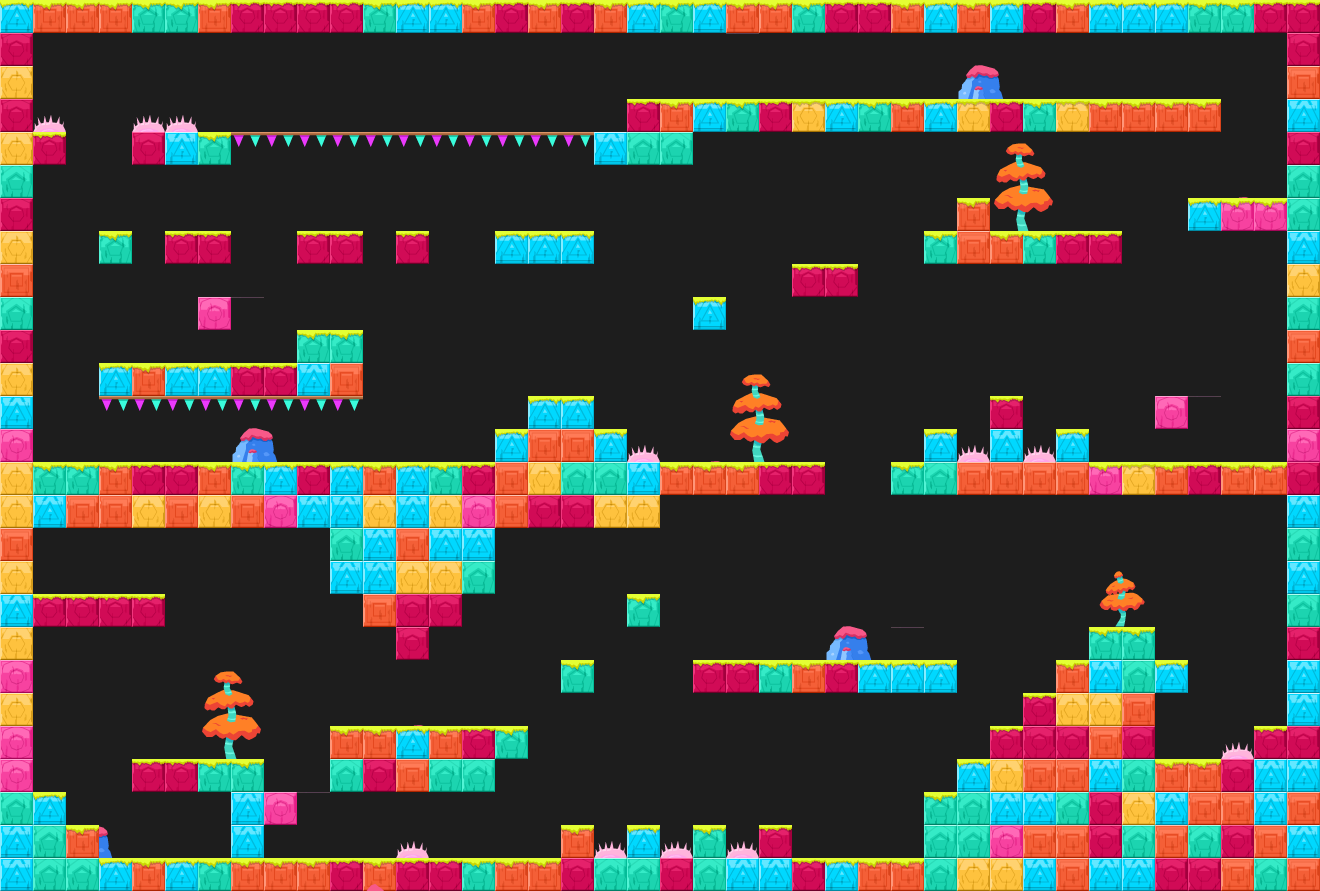

A level layout from a 2D game, rendered from its tile map. Below: a short description, then the map file with tile-grid data replaced by summaries:
An orthogonal 40x27 tile map with 33x33 px tiles, 4 tile layers (bg, deco background, layout, deco foreground) and 107 objects (58x citrus.objects.platformer.box2d.Platform, 12x citrus.objects.CitrusSprite, 10x citrus.objects.platformer.box2d.Sensor, 10x space_digger.enemies.Spike, 8x space_digger.Seam, ...).

<map version="1.0" orientation="orthogonal" width="40" height="27" tilewidth="33" tileheight="33" backgroundcolor="#1d1d1d">
 <tileset firstgid="1" name="tileset_happy" tilewidth="33" tileheight="33">
  <image source="../tilesets/tileset_happy.png" width="297" height="132" />
  <tile id="12">
   <properties>
    <property name="" value="" />
   </properties>
  </tile>
 </tileset>
 <layer name="bg" width="40" height="27">
  <properties>
   <property name="group" value="0" />
  </properties>
  <data>[1080 cells, 0 non-empty, 0 distinct tile ids]</data>
 </layer>
 <layer name="deco background" width="40" height="27">
  <data>[1080 cells, 0 non-empty, 0 distinct tile ids]</data>
 </layer>
 <objectgroup color="#ffff00" name="animated decoration bg" width="40" height="27">
  <properties>
   <property name="group" value="0" />
  </properties>
  <object type="citrus.objects.CitrusSprite" x="934" y="25">
   <properties>
    <property name="view" value="Liana1_happy" />
   </properties>
   <ellipse />
  </object>
  <object type="citrus.objects.CitrusSprite" x="751" y="684">
   <properties>
    <property name="view" value="Liana1_happy" />
   </properties>
   <ellipse />
  </object>
  <object type="citrus.objects.CitrusSprite" x="1172" y="487">
   <properties>
    <property name="view" value="Liana1_happy" />
   </properties>
   <ellipse />
  </object>
  <object type="citrus.objects.CitrusSprite" x="495" y="520">
   <properties>
    <property name="view" value="Liana1_happy" />
   </properties>
   <ellipse />
  </object>
  <object type="citrus.objects.CitrusSprite" x="341" y="782">
   <properties>
    <property name="view" value="Liana1_happy" />
   </properties>
   <ellipse />
  </object>
  <object type="citrus.objects.CitrusSprite" x="706" y="127">
   <properties>
    <property name="view" value="Liana3_happy" />
   </properties>
   <ellipse />
  </object>
  <object type="citrus.objects.CitrusSprite" x="507" y="255">
   <properties>
    <property name="view" value="Liana3_happy" />
   </properties>
   <ellipse />
  </object>
  <object type="citrus.objects.CitrusSprite" x="973" y="487">
   <properties>
    <property name="view" value="Liana3_happy" />
   </properties>
   <ellipse />
  </object>
  <object type="citrus.objects.CitrusSprite" x="783" y="684">
   <properties>
    <property name="view" value="Liana3_happy" />
   </properties>
   <ellipse />
  </object>
  <object type="citrus.objects.CitrusSprite" x="313" y="257">
   <properties>
    <property name="view" value="Liana2_happy" />
   </properties>
   <ellipse />
  </object>
  <object type="citrus.objects.CitrusSprite" x="20" y="620">
   <properties>
    <property name="view" value="Liana2_happy" />
   </properties>
   <ellipse />
  </object>
  <object name="sky" type="citrus.objects.CitrusSprite" x="644" y="-330" width="33" height="33">
   <properties>
    <property name="registration" value="center" />
    <property name="view" value="Sky_happy" />
   </properties>
   <ellipse />
  </object>
 </objectgroup>
 <layer name="layout" width="40" height="27">
  <properties>
   <property name="group" value="2" />
  </properties>
  <data>[1080 cells, 382 non-empty, 15 distinct tile ids]</data>
 </layer>
 <layer name="deco foreground" width="40" height="27">
  <properties>
   <property name="group" value="2" />
  </properties>
  <data>[1080 cells, 56 non-empty, 19 distinct tile ids]</data>
 </layer>
 <objectgroup name="platforms" width="40" height="27">
  <properties>
   <property name="group" value="2" />
  </properties>
  <object type="citrus.objects.platformer.box2d.Platform" x="627" y="99" width="594" height="33" />
  <object type="citrus.objects.platformer.box2d.Platform" x="0" y="0" width="1320" height="33" />
  <object type="citrus.objects.platformer.box2d.Platform" x="1287" y="33" width="33" height="858" />
  <object type="citrus.objects.platformer.box2d.Platform" x="0" y="33" width="33" height="858" />
  <object type="citrus.objects.platformer.box2d.Platform" x="33" y="858" width="1254" height="33" />
  <object type="citrus.objects.platformer.box2d.Platform" x="33" y="462" width="627" height="66" />
  <object type="citrus.objects.platformer.box2d.Platform" x="660" y="462" width="165" height="33" />
  <object type="citrus.objects.platformer.box2d.Platform" x="891" y="462" width="396" height="33" />
  <object type="citrus.objects.platformer.box2d.Platform" x="330" y="726" width="165" height="66" />
  <object type="citrus.objects.platformer.box2d.Platform" x="495" y="726" width="33" height="33" />
  <object type="citrus.objects.platformer.box2d.Platform" x="132" y="759" width="132" height="33" />
  <object type="citrus.objects.platformer.box2d.Platform" x="231" y="792" width="33" height="66" />
  <object type="citrus.objects.platformer.box2d.Platform" x="33" y="792" width="33" height="66" />
  <object type="citrus.objects.platformer.box2d.Platform" x="66" y="825" width="33" height="33" />
  <object type="citrus.objects.platformer.box2d.Platform" x="33" y="594" width="132" height="33" />
  <object type="citrus.objects.platformer.box2d.Platform" x="561" y="660" width="33" height="33" />
  <object type="citrus.objects.platformer.box2d.Platform" x="627" y="594" width="33" height="33" />
  <object type="citrus.objects.platformer.box2d.Platform" x="693" y="660" width="264" height="33" />
  <object type="citrus.objects.platformer.box2d.Platform" x="561" y="825" width="33" height="33" />
  <object type="citrus.objects.platformer.box2d.Platform" x="627" y="825" width="33" height="33" />
  <object type="citrus.objects.platformer.box2d.Platform" x="693" y="825" width="33" height="33" />
  <object type="citrus.objects.platformer.box2d.Platform" x="759" y="825" width="33" height="33" />
  <object type="citrus.objects.platformer.box2d.Platform" x="924" y="792" width="33" height="66" />
  <object type="citrus.objects.platformer.box2d.Platform" x="957" y="759" width="33" height="66" />
  <object type="citrus.objects.platformer.box2d.Platform" x="990" y="726" width="33" height="66" />
  <object type="citrus.objects.platformer.box2d.Platform" x="1023" y="693" width="33" height="66" />
  <object type="citrus.objects.platformer.box2d.Platform" x="1056" y="660" width="33" height="66" />
  <object type="citrus.objects.platformer.box2d.Platform" x="1089" y="627" width="66" height="66" />
  <object type="citrus.objects.platformer.box2d.Platform" x="1155" y="660" width="33" height="33" />
  <object type="citrus.objects.platformer.box2d.Platform" x="1122" y="693" width="33" height="99" />
  <object type="citrus.objects.platformer.box2d.Platform" x="1155" y="759" width="132" height="33" />
  <object type="citrus.objects.platformer.box2d.Platform" x="1254" y="726" width="33" height="33" />
  <object type="citrus.objects.platformer.box2d.Platform" x="594" y="132" width="99" height="33" />
  <object type="citrus.objects.platformer.box2d.Platform" x="132" y="132" width="99" height="33" />
  <object type="citrus.objects.platformer.box2d.Platform" x="33" y="132" width="33" height="33" />
  <object type="citrus.objects.platformer.box2d.Platform" x="99" y="231" width="33" height="33" />
  </objectgroup>
 <objectgroup color="#ff5500" name="breakable blocks" width="40" height="27" />
 <objectgroup color="#5500ff" name="player &amp; exit" width="40" height="27">
  <!-- 3 objects omitted --></objectgroup>
 <objectgroup color="#00aa00" name="seams" width="40" height="27">
  <properties>
   <property name="view" value="Seam_happy" />
  </properties>
  <!-- 8 objects omitted --></objectgroup>
 <objectgroup color="#ff0000" name="enemies" width="40" height="27">
  <properties>
   <property name="group" value="1" />
  </properties>
  <!-- 17 objects omitted --></objectgroup>
 <objectgroup color="#ff557f" name="enemy limits" width="40" height="27">
  <!-- 9 objects omitted --></objectgroup>
</map>
<!-- 59 of 107 objects omitted -->
